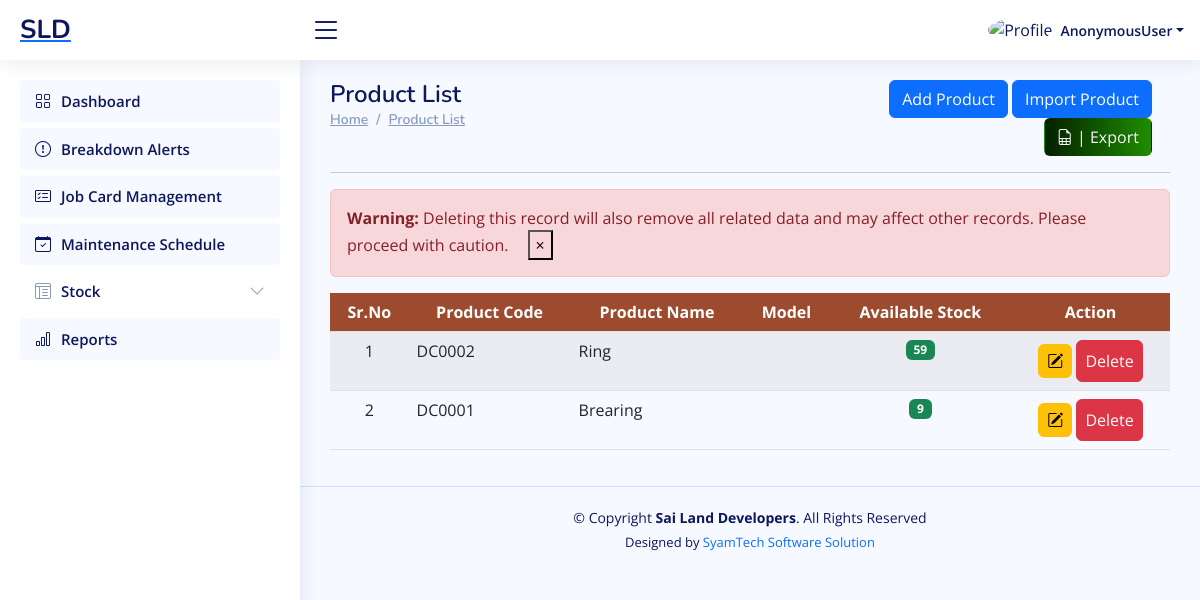
The page /workshop/product-list/ on the database as committed earlier.
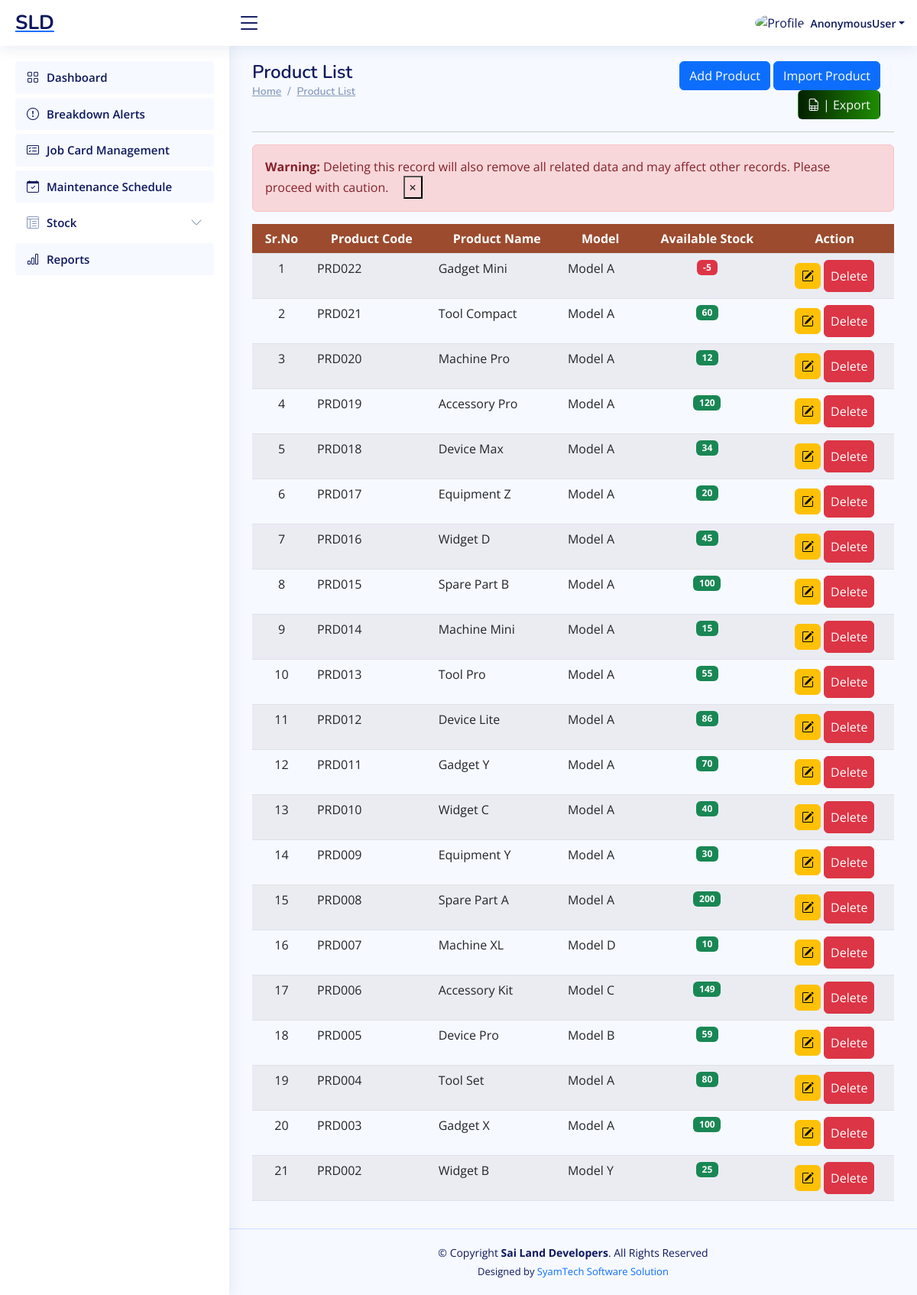
The same page on the database as committed later.
### ERP_Admin/models.py (models this page shows, shortened)
class Product(models.Model):
    product_code = models.CharField(max_length=20, unique=True, db_index=True)
    product_name = models.CharField(max_length=100, db_index=True)
    model = models.ForeignKey(Model, related_name='items', null=True, blank=True, on_delete=models.CASCADE)
    description = models.TextField(null=True, blank=True)
    sale_price = models.DecimalField(max_digits=10, decimal_places=2, null=True)  # Use DecimalField for monetary values
    minimum_stock_alert = models.PositiveIntegerField(default=0)
    available_stock = models.IntegerField(default=0, db_index=True, null=True, blank=True)
    product_image=models.ImageField(upload_to="Product Images", height_field=None, width_field=None, max_length=500, null=True, blank=True)

class Model(models.Model):
    model_name = models.CharField(max_length=50, unique=True, db_index=True)
    def __str__(self):
        return self.model_name

### ERP_Workshop/views.py (the view)
# urls.py: path('product-list/', views.product_list, name='workshop_product_list'),
def product_list(request):
    form = ProductForm()
    products = Product.objects.select_related("model").order_by("-id")
    return render(request, "workshop_product_list.html", {'form': form, 'product': products})

### ERP_Workshop/templates/workshop_product_list.html (shortened to what this page needs)
{% extends "workshop_base.html" %}
{% load crispy_forms_tags %}
{% block content %}
<main id="main" class="main">
        <div class="row">
            <div class="col-sm-6">
                <div class="pagetitle">
                    <h1>Product List</h1>
                    <nav>
                        <ol class="breadcrumb">
                            <li class="breadcrumb-item"><a href="#">Home</a></li>
                            <li class="breadcrumb-item"><a href="#">Product List </a></li>
                        </ol>
                    </nav>
                </div>
            </div>
            <div class="col-sm-6">
                <div class="container" style="max-width:97%;">
                    <div class="text-lg-end text-start">
                        <a href="#" class="btn btn-primary" data-toggle="modal"
                            data-target="#model_create_product"> Add Product</a>
                        <a href="#" class="btn btn-primary" data-toggle="modal" data-target="#model_import_product"> Import
                            Product</a>
                        <a href="{% url "export_product_data" %}" class="btn text-light"   style="background: linear-gradient(90deg, rgb(3, 32, 0) 0%,   rgb(31, 141, 0) 100%);"><i class="bi bi-file-earmark-spreadsheet"></i> | Export</a>
                    </div>
                </div>
            </div>
        </div>
        <section class="section dashboard">
            <hr>
            <div class="alert alert-danger alert-dismissible fade show" role="alert">
                <strong>Warning:</strong> Deleting this record will also remove all related data and may affect other records. Please proceed with caution.
                <button type="button" class="close" data-dismiss="alert" aria-label="Close" style="background: none; margin-left: 15px;">
                <span aria-hidden="true">&times;</span>
                </button>
            </div>
            <div class="row">
                <div class="col-lg-12">
                    <div class="row">
                        <div class="container" style=" overflow:scroll;">
                            <table id="product_table" class="table table-striped "
                                style="overflow:scroll; width:100%;min-width: max-content;">
                                <thead>
                                    <tr style="background:#9c4b2e;">
                                        <th scope="col" class="text-center text-white" style="">Sr.No</th>
                                        <th scope="col" class="text-center text-white" style="">Product Code</th>
                                        <th scope="col" class="text-center text-white" style="">Product Name</th>
                                        <th scope="col" class="text-center text-white" style="">Model</th>
                                        <th scope="col" class="text-center text-white" style="">Available Stock</th>
                                        <th scope="col" class="text-center text-white" style="">Action</th>
                                    </tr>
                                </thead>
                                <tbody>
                                    {% if product %}
                                    {% for r in product %}
                                    <tr>
                                        <td class="text-center">{{forloop.counter}}</td>
                                        <td class="text-left">{{r.product_code}}</td>
                                        <td class="text-left">{{r.product_name}}</td>
                                        <td class="text-left">{{r.model.model_name}}</td>
                                        <td class="text-center">
                                            {% if r.available_stock == r.minimum_stock_alert %}
                                            <span class="badge bg-warning">{{r.available_stock}}</span>
                                            {% elif r.available_stock < r.minimum_stock_alert %}
                                            <span class="badge bg-danger">{{r.available_stock}}</span>
                                            {% else %}
                                            <span class="badge bg-success">{{r.available_stock}}</span>
                                            {% endif %}
                                        </td>
                                        <td>
                                            <center>
                                                <a href="javascript:void(0);" data-url="{% url 'workshop_update_product' r.id %}" class="btn btn-warning px-2 py-2" onclick="mini_window_2(this)"><i class="bi bi-pencil-square"></i></a>
                                                <a href="{% url 'workshop_delete_product' r.id %}" class="btn btn-danger px-2 py-2" onclick="confirmDelete(this); return false;">Delete</a>
                                            </center>
                                        </td>
                                    </tr>
                                    {% endfor %}
                                    {% endif %}
                                </tbody>
                            </table>
                        </div>
                    </div>
                </div>
            </div>
        </section>
</main>
{% endblock content %}

### ERP_Workshop/templates/workshop_base.html (shortened to what this page needs)
{% load static %}
<html lang="en">
<head>
    <link href="https://unpkg.com/aos@2.3.1/dist/aos.css" rel="stylesheet">
    <link rel="stylesheet" type="text/css" href="https://cdn.datatables.net/1.11.5/css/jquery.dataTables.min.css">
    <link rel="stylesheet" href="https://cdn.jsdelivr.net/npm/bootstrap-icons@1.10.3/font/bootstrap-icons.css">
</head>
<body>
<header id="header" class="header fixed-top d-flex align-items-center">
    <div class="d-flex align-items-center justify-content-between">
        <a href=" " class="logo d-flex align-items-center">
             <span class="d-none d-lg-block">SLD</span>
        </a>
        <i class="bi bi-list toggle-sidebar-btn"></i>
    </div>
    <nav class="header-nav ms-auto">
        <ul class="d-flex align-items-center">
            <li class="nav-item dropdown pe-3 text-center  ">
                <a class="nav-link nav-profile d-flex align-items-center pe-0" href="#" data-bs-toggle="dropdown">
                    <img src="https://t4.ftcdn.net/jpg/03/64/21/11/360_F_364211147_1qgLVxv1Tcq0Ohz3FawUfrtONzz8nq3e.jpg" alt="Profile" class="rounded-circle">
                    <span class="d-none d-md-block dropdown-toggle ps-2">{{request.user}}</span>
                </a>
            </li>
        </ul>
    </nav>
</header>
<aside id="sidebar" class="sidebar">
    <ul class="sidebar-nav" id="sidebar-nav">
        <li class="nav-item">
            <a class="nav-link" href="{% url 'workshop_dashboard' %}">
                <i class="bi bi-grid"></i>
                <span>Dashboard</span>
            </a>
        </li>
        <li class="nav-item">
            <a class="nav-link" href="{% url 'workshop_breakdown_alerts' %}">
                <i class="bi bi-exclamation-circle"></i>
                <span>Breakdown Alerts</span>
            </a>
        </li>
        <li class="nav-item">
            <a class="nav-link" href="{% url 'workshop_job_card_list' %}">
                <i class="bi bi-card-checklist"></i>
                <span>Job Card Management</span>
            </a>
        </li>
        <li class="nav-item">
            <a class="nav-link" href="{% url 'workshop_maintenance_schedule' %}">
                <i class="bi bi-calendar-check"></i>
                <span>Maintenance Schedule</span>
            </a>
        </li>
        <li class="nav-item">
            <a class="nav-link collapsed" data-bs-target="#tables-nav" data-bs-toggle="collapse" href="#">
            <i class="bi bi-layout-text-window-reverse"></i><span>Stock</span><i class="bi bi-chevron-down ms-auto"></i>
            </a>
        </li>
        <li class="nav-item">
            <a class="nav-link" href="{% url 'workshop_reports' %}">
                <i class="bi bi-bar-chart"></i>
                <span>Reports</span>
            </a>
        </li>
    </ul>
</aside>
{% block content %}{% endblock content %}
<footer id="footer" class="footer text-center">
    <div class="copyright">
        &copy; Copyright <strong><span>Sai Land Developers</span></strong>. All Rights Reserved
    </div>
    <div class="credits">
        Designed by <a href="#" style="text-decoration:none;">SyamTech Software Solution</a>
    </div>
</footer>
</body>
<link rel="stylesheet" href="https://cdnjs.cloudflare.com/ajax/libs/selectize.js/0.15.2/css/selectize.min.css"/>
</html>

### ERP_Workshop/templates/workshop_product_list.html (style rules this page uses)
.dropdown { position: relative; display: inline-block; }

Rows that differ between the two databases and show on the page:
added Product: product_code "PRD022", product_name "Gadget Mini", model.model_name "Model A", available_stock "-5"
added Product: product_code "PRD021", product_name "Tool Compact", model.model_name "Model A", available_stock "60"
added Product: product_code "PRD020", product_name "Machine Pro", model.model_name "Model A", available_stock "12"
added Product: product_code "PRD019", product_name "Accessory Pro", model.model_name "Model A", available_stock "120"
added Product: product_code "PRD018", product_name "Device Max", model.model_name "Model A", available_stock "34"
added Product: product_code "PRD017", product_name "Equipment Z", model.model_name "Model A", available_stock "20"
added Product: product_code "PRD016", product_name "Widget D", model.model_name "Model A", available_stock "45"
added Product: product_code "PRD015", product_name "Spare Part B", model.model_name "Model A", available_stock "100"
added Product: product_code "PRD014", product_name "Machine Mini", model.model_name "Model A", available_stock "15"
added Product: product_code "PRD013", product_name "Tool Pro", model.model_name "Model A", available_stock "55"
added Product: product_code "PRD012", product_name "Device Lite", model.model_name "Model A", available_stock "86"
added Product: product_code "PRD011", product_name "Gadget Y", model.model_name "Model A", available_stock "70"
added Product: product_code "PRD010", product_name "Widget C", model.model_name "Model A", available_stock "40"
added Product: product_code "PRD009", product_name "Equipment Y", model.model_name "Model A", available_stock "30"
added Product: product_code "PRD008", product_name "Spare Part A", model.model_name "Model A", available_stock "200"
added Product: product_code "PRD007", product_name "Machine XL", model.model_name "Model D", available_stock "10"
added Product: product_code "PRD006", product_name "Accessory Kit", model.model_name "Model C", available_stock "149"
changed Product: product_code "DC0002" → "PRD005"; product_name "Ring" → "Device Pro"; model.model_name (not shown) → "Model B"
changed Product: product_code "DC0001" → "PRD004"; product_name "Brearing" → "Tool Set"; model.model_name (not shown) → "Model A"; available_stock "9" → "80"
added Product: product_code "PRD003", product_name "Gadget X", model.model_name "Model A", available_stock "100"
added Product: product_code "PRD002", product_name "Widget B", model.model_name "Model Y", available_stock "25"
